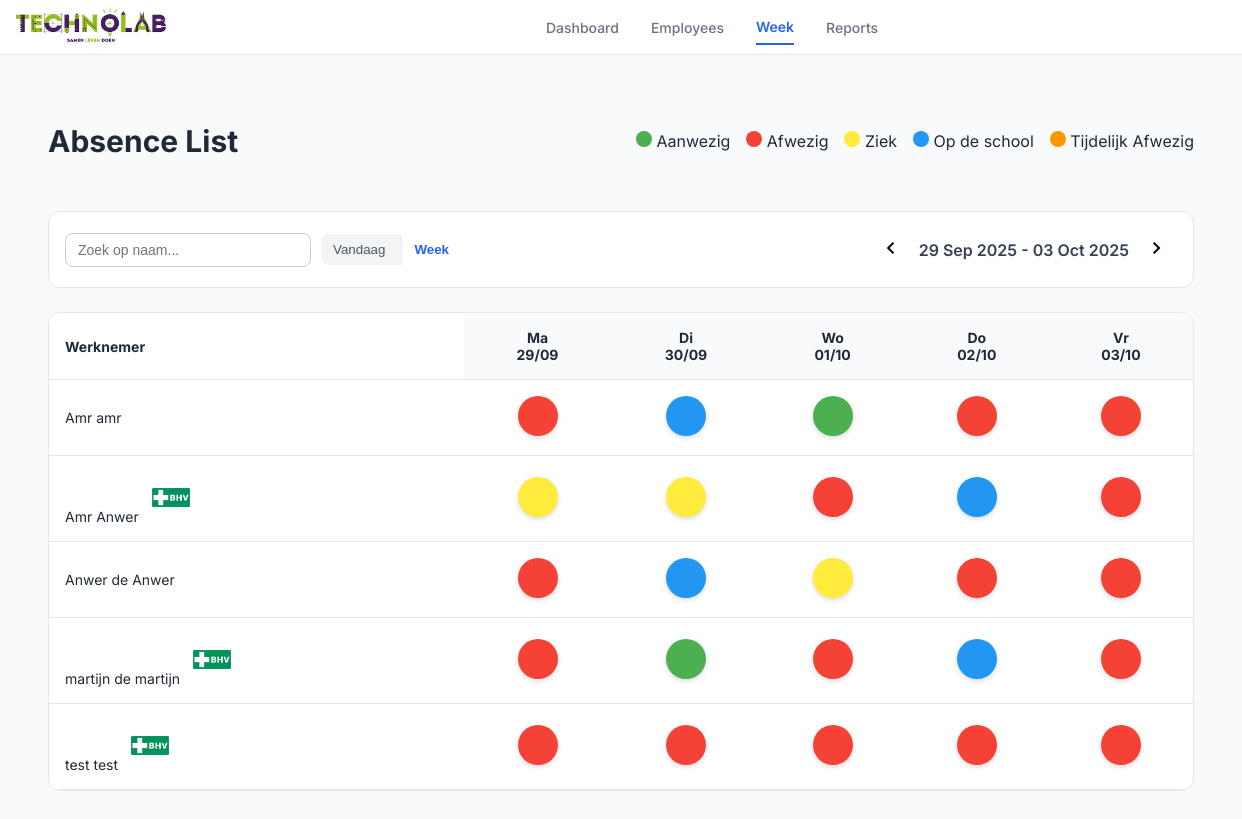
/week.php, run on the app's committed database.
### tables this page shows
CREATE TABLE `werknemers` (
  `id` int(11) NOT NULL,
  `voornaam` varchar(50) NOT NULL,
  `tussenvoegsel` varchar(20) DEFAULT NULL,
  `achternaam` varchar(50) NOT NULL,
  `email` varchar(100) NOT NULL,
  `werkdag_ma` tinyint(1) DEFAULT 0,
  `werkdag_di` tinyint(1) DEFAULT 0,
  `werkdag_wo` tinyint(1) DEFAULT 0,
  `werkdag_do` tinyint(1) DEFAULT 0,
  `werkdag_vr` tinyint(1) DEFAULT 0,
  `sector` varchar(50) NOT NULL,
  `BHV` tinyint(1) DEFAULT 0,
  `status` enum('Ziek','Aanwezig','Op de school','Afwezig','Eefetjes Afwezig') DEFAULT 'Aanwezig',
  `status_ma` enum('Aanwezig','Afwezig','Ziek','Op de school','Eefetjes Afwezig') DEFAULT 'Afwezig',
  `status_di` enum('Aanwezig','Afwezig','Ziek','Op de school','Eefetjes Afwezig') DEFAULT 'Afwezig',
  `status_wo` enum('Aanwezig','Afwezig','Ziek','Op de school','Eefetjes Afwezig') DEFAULT 'Afwezig',
  `status_do` enum('Aanwezig','Afwezig','Ziek','Op de school','Eefetjes Afwezig') DEFAULT 'Afwezig',
  `status_vr` enum('Aanwezig','Afwezig','Ziek','Op de school','Eefetjes Afwezig') DEFAULT 'Afwezig',
  `duur_afwezig` int(11) DEFAULT 0
);

### week.php (the view, shortened to what this page needs)
<?php
try {
    $db = new PDO("mysql:host=localhost;dbname=technolab-dashboard", "root", "");
    $db->setAttribute(PDO::ATTR_ERRMODE, PDO::ERRMODE_EXCEPTION);
} catch (PDOException $e) {
    die("Fout!: " . $e->getMessage());
}
$weekOffset = isset($_GET['week']) ? intval($_GET['week']) : 0;
$startOfWeek = new DateTime();
$startOfWeek->modify("monday this week");
$jaar = $startOfWeek->format("o");
$weeknummer = $startOfWeek->format("W");
$stmt = $db->query("SELECT * FROM werknemers ORDER BY achternaam ASC, voornaam ASC, BHV");
$werknemers = $stmt->fetchAll(PDO::FETCH_ASSOC);
$weekDays = [
    'Ma' => ['col' => 'ma', 'date' => clone $startOfWeek],
    'Di' => ['col' => 'di', 'date' => (clone $startOfWeek)->modify('+1 day')],
    'Wo' => ['col' => 'wo', 'date' => (clone $startOfWeek)->modify('+2 day')],
    'Do' => ['col' => 'do', 'date' => (clone $startOfWeek)->modify('+3 day')],
    'Vr' => ['col' => 'vr', 'date' => (clone $startOfWeek)->modify('+4 day')],
];
?>
<!DOCTYPE html>
<html lang="nl">
<head>
    <link rel="stylesheet" href="css/style.css" />
    <link rel="stylesheet" href="css/week.css" />
    <link rel="stylesheet" href="css/nav.css" />
</head>
<body>
<div class="app">
<header class="header">
    <section class="logo-container">
        <a href="#" class="logo-link">
            <img src="image/technolab.png" alt="Technolab Logo" class="logo-icone">
        </a>
    </section>
    <nav class="nav" aria-label="Main Navigation">
        <a href="dagplanning.php">Dashboard</a>
        <a href="employees.php">Employees</a>
        <a href="week.php"  class="active">Week</a>
        <a href="#">Reports</a>
    </nav>
</header>
    <main class="main">
        <div class="main-header">
            <h1>Absence List</h1>
            <div class="legend">
                <div><span class="dot status-aanwezig"></span> Aanwezig</div>
                <div><span class="dot status-afwezig"></span> Afwezig</div>
                <div><span class="dot status-ziek"></span> Ziek</div>
                <div><span class="dot status-opdeschool"></span> Op de school</div>
                <div><span class="dot status-eefetjesafwezig"></span> Tijdelijk Afwezig</div>
            </div>
        </div>
        <div class="filters">
            <div class="filter-left" style="display: flex; align-items: center; gap: 10px;">
                <div class="search-input">
                    <input type="text" id="searchInput" placeholder="Zoek op naam..." />
                </div>
                <div class="range-buttons" style="display: flex; gap: 5px;">
                    <a href="dagplanning.php"><button class="toggle">Vandaag</button></a>
                    <button class="active">Week</button>
                </div>
            </div>
            <div class="filter-right">
                <a href="?week=<?= $weekOffset-1 ?>"><button class="icon-button"><span class="material-symbols-outlined">chevron_left</span></button></a>
                <span class="date-label"><?= $startOfWeek->format('d M Y') ?> - <?= (clone $startOfWeek)->modify('+4 days')->format('d M Y') ?></span>
                <a href="?week=<?= $weekOffset+1 ?>"><button class="icon-button"><span class="material-symbols-outlined">chevron_right</span></button></a>
            </div>
        </div>
        <div class="table-wrapper">
            <table id="werknemerTable">
                <thead>
                <tr>
                    <th>Werknemer</th>
                    <?php foreach ($weekDays as $dayName => $info): ?>
                        <th>
                            <?= $dayName ?><br>
                            <?= $info['date']->format('d/m') ?>
                        </th>
                    <?php endforeach; ?>
                </tr>
                </thead>
                <tbody>
                <?php foreach ($werknemers as $w): ?>
                    <?php
                    $stmt = $db->prepare("SELECT dag, status FROM week_planning WHERE werknemer_id = :id AND weeknummer = :week AND jaar = :jaar");
                    $stmt->execute([':id'=>$w['id'], ':week'=>$weeknummer, ':jaar'=>$jaar]);
                    $weekStatussen = $stmt->fetchAll(PDO::FETCH_KEY_PAIR);
                    ?>
                    <tr>
                        <td class="werknemer-naam">
                            <?= ($w['voornaam'].' '.($w['tussenvoegsel']?$w['tussenvoegsel'].' ':'').$w['achternaam']) ?>
                            <span class="bhv <?= $w['BHV'] ? 'bhv-BHV' : 'bhv-BHV' ?>">
                                <?= $w['BHV'] ? '  <img src="image/BHV.png" alt="Technolab Logo" class="logo-icon">' : '' ?>
                            </span>
                        </td>
                        <?php foreach ($weekDays as $dayName => $info): ?>
                            <?php
                            $col = $info['col'];
                            $status = $weekStatussen[$col] ?? 'Afwezig';
                            $class = 'status-'.strtolower(str_replace(' ', '', $status));
                            ?>
                            <td>
                                <div class="status-dot <?= $class ?>" onclick="openStatusModal(<?= $w['id'] ?>, '<?= $col ?>')"></div>
                            </td>
                        <?php endforeach; ?>
                    </tr>
                <?php endforeach; ?>
                </tbody>
            </table>
        </div>
    </main>
</div>
</body>
</html>

### css/style.css (style rules this page uses)
body { font-family: "Inter", sans-serif; background: #f9fafb; color: #1f2937; margin: 0; }
.material-symbols-outlined { font-variation-settings: "FILL" 0, "wght" 400, "GRAD" 0, "opsz" 24; }
.app { display: flex; flex-direction: column; min-height: 100vh; }
.header { display: flex; align-items: center; justify-content: space-between; height: 64px; background: #fff; border-bottom: 1px solid #e5e7eb; padding: 0 2rem; position: sticky; top: 0; }
.nav { display: flex; gap: 2rem; }
.nav a { color: #6b7280; text-decoration: none; font-weight: 500; }
.nav .active { color: #2563eb; font-weight: 600; }
.icon-button { background: none; border: none; border-radius: 9999px; padding: 0.5rem; cursor: pointer; }
.main { flex: 1; padding: 3rem; }
.main-header { display: flex; justify-content: space-between; margin-bottom: 2rem; }
.main-header h1 { font-size: 1.875rem; font-weight: 700; }
.legend { display: flex; gap: 1rem; align-items: center; }
.dot { display: inline-block; width: 1rem; height: 1rem; border-radius: 9999px; }
.filters { display: flex; justify-content: space-between; padding: 1rem; background: #fff; border: 1px solid #e5e7eb; border-radius: 0.75rem; margin-bottom: 1.5rem; }
.filter-left { display: flex; gap: 1rem; flex-wrap: wrap; align-items: center; }
.range-buttons { display: flex; background: #f3f4f6; border-radius: 0.5rem; overflow: hidden; }
.range-buttons button { border: none; background: none; padding: 0.5rem 0.75rem; cursor: pointer; color: #4b5563; }
.range-buttons .active { background: #fff; color: #2563eb; font-weight: 600; box-shadow: 0 0 2px rgba(0, 0, 0, 0.1); }
.filter-right { display: flex; align-items: center; gap: 0.5rem; }
.date-label { font-weight: 600; color: #374151; }
.table-wrapper { overflow-x: auto; background: #fff; border: 1px solid #e5e7eb; border-radius: 0.75rem; }
table { width: 100%; border-collapse: collapse; min-width: 600px; }
thead { background: #f9fafb; }
th, td { padding: 1rem; text-align: center; border-bottom: 1px solid #e5e7eb; font-size: 0.875rem; }
th:first-child, td:first-child { text-align: left; position: sticky; left: 0; background: #fff; }
.bhv { padding: 3px 8px; border-radius: 6px; font-weight: 600; font-size: 14px; }

### css/week.css (style rules this page uses)
.status-dot { width: 40px; height: 40px; border-radius: 50%; display: inline-flex; align-items: center; justify-content: center; cursor: pointer; transition: transform 0.2s ease, box-shadow 0.2s ease; box-shadow: 0 2px 5px rgba(0,0,0,0.15); }
.status-aanwezig { background-color: #4caf50; }
.status-afwezig { background-color: #f44336; }
.status-ziek { background-color: #ffeb3b; }
.status-opdeschool { background-color: #2196f3; }
.status-eefetjesafwezig { background-color: #ff9800; }
.search-input { position: relative; }
.search-input input { padding: 8px 12px; border-radius: 8px; border: 1px solid #ccc; font-size: 14px; width: 220px; transition: border-color 0.2s; }

### css/nav.css (style rules this page uses)
body { font-family: "Inter", sans-serif; background: #f9fafb; color: #1f2937; margin: 0; }
.material-symbols-outlined { font-variation-settings: "FILL" 0, "wght" 400, "GRAD" 0, "opsz" 24; }
.app { display: flex; flex-direction: column; height: 100vh; }
.header { position: sticky; top: 0; width: 100%; z-index: 10; display: flex; align-items: center; justify-content: space-between; height: 4rem; background: #fff; border-bottom: 1px solid #e5e7eb; padding: 0 1rem; }
.logo-container { display: flex; align-items: center; gap: 1rem; }
.logo-icon { width: 40px; height: 50px; object-fit: contain; }
.logo-icone { width: 150px; height: 50px; object-fit: contain; }
.nav { display: flex; align-items: center; gap: 2rem; font-size: 0.875rem; font-weight: 500; flex: 1; justify-content: center; }
.nav a { color: #6b7280; text-decoration: none; padding: 0.5rem 0; transition: color 0.2s; }
.nav .active { font-weight: 600; color: #2563eb; border-bottom: 2px solid #2563eb; }

### data on the page
werknemers: voornaam "Amr", achternaam "amr"
werknemers: voornaam "Amr", achternaam "Anwer", BHV 1 (drawn)
werknemers: voornaam "Anwer", tussenvoegsel "de", achternaam "Anwer"
werknemers: voornaam "martijn", tussenvoegsel "de", achternaam "martijn", BHV 1 (drawn)
werknemers: voornaam "test", achternaam "test", BHV 1 (drawn)

### other printed values
$dayName "Ma"
$info['date']->format('d/m') "29/09"
$dayName "Di"
$info['date']->format('d/m') "30/09"
$dayName "Wo"
$info['date']->format('d/m') "01/10"
$dayName "Do"
$info['date']->format('d/m') "02/10"
$dayName "Vr"
$info['date']->format('d/m') "03/10"
